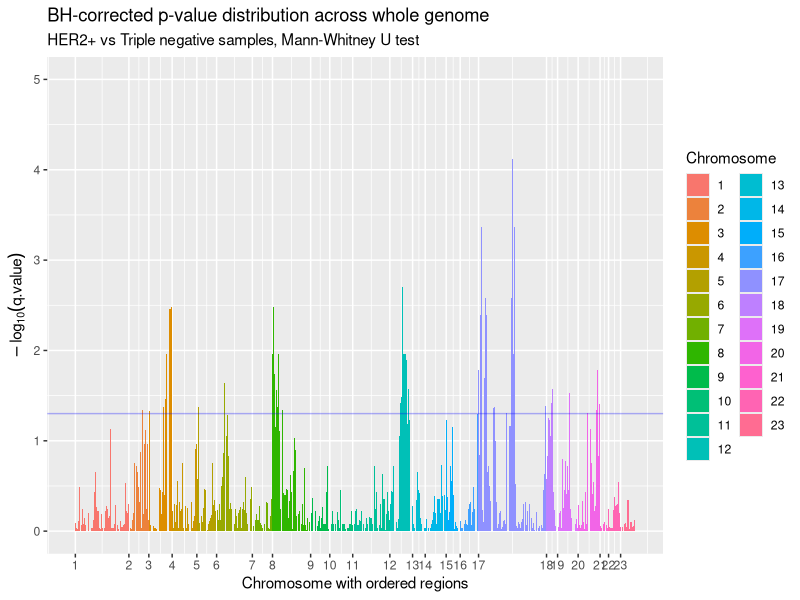
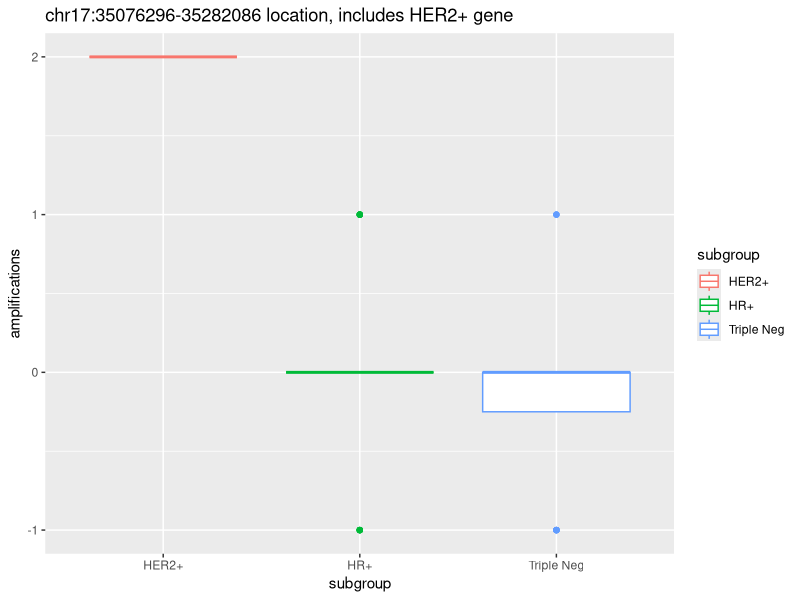
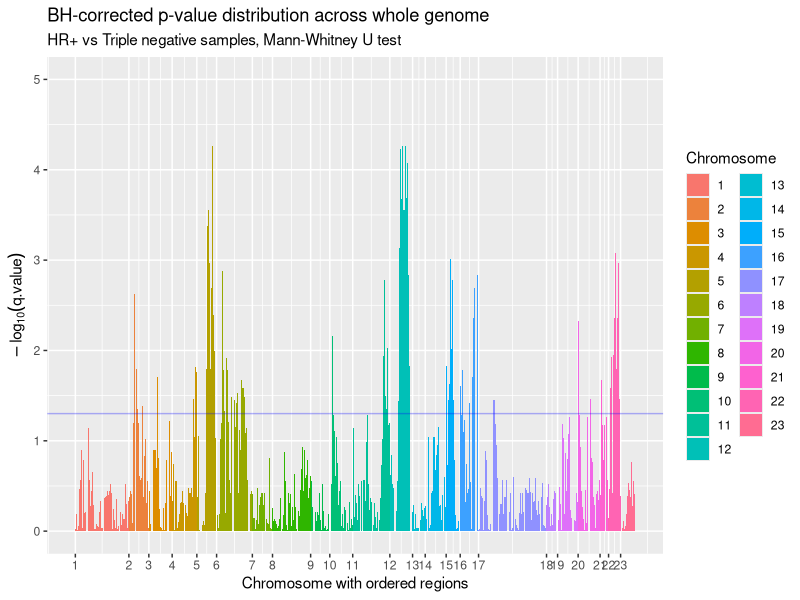
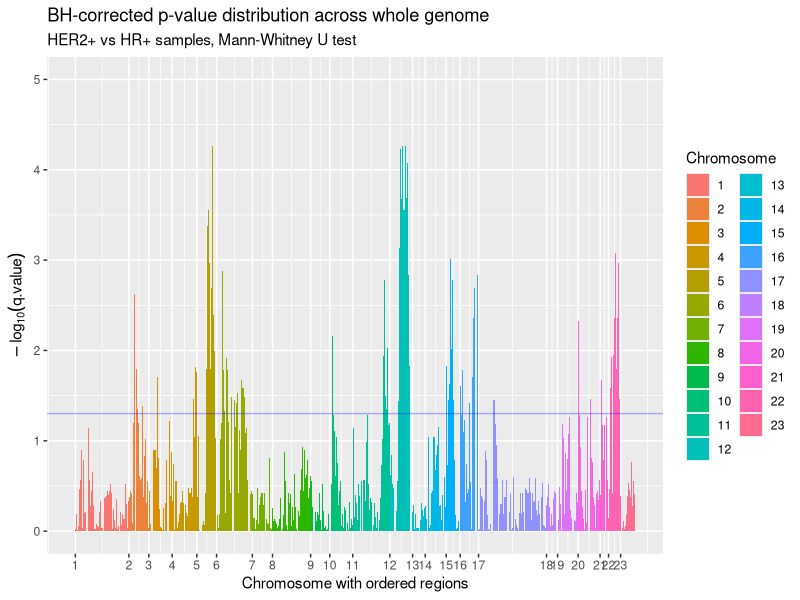
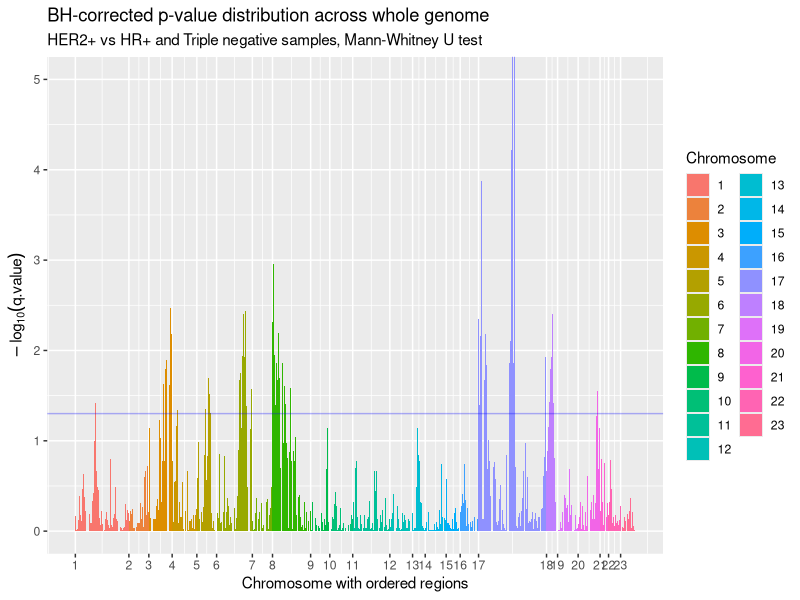
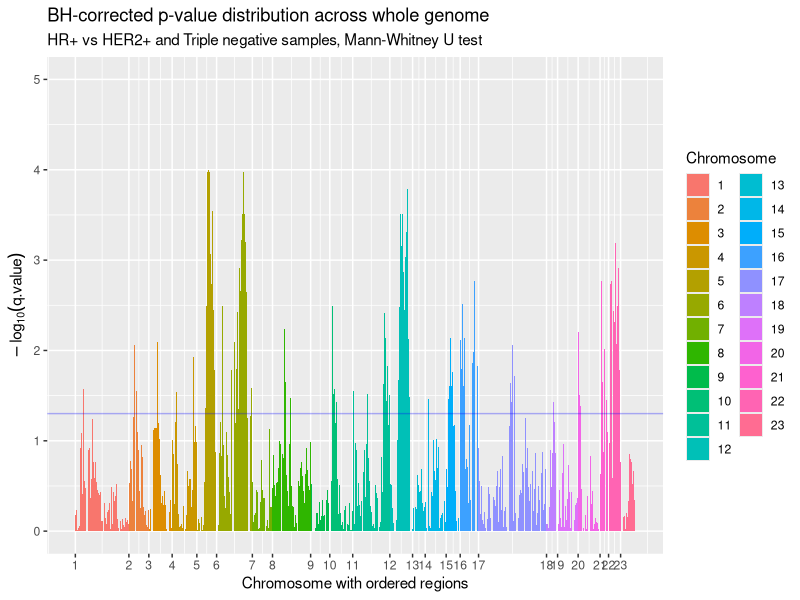
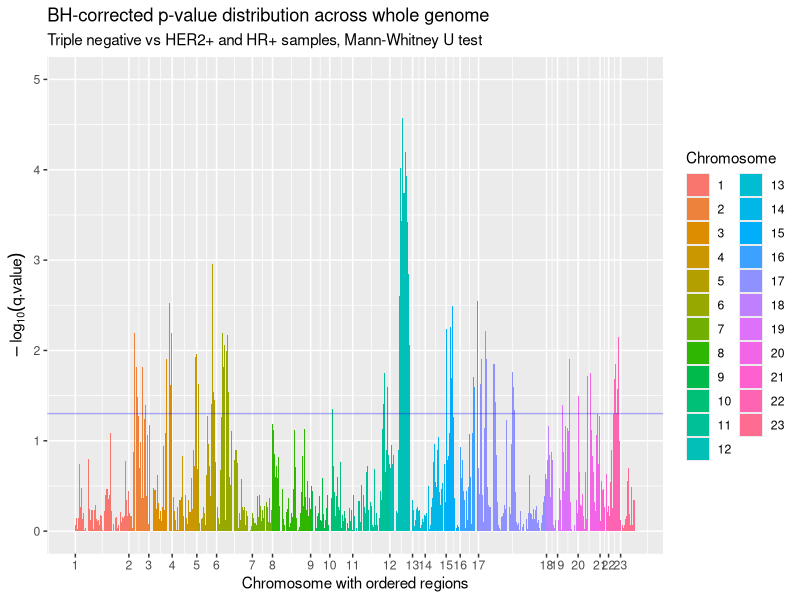

Recreate these plots in R, in order.
## ---- chunk 1
knitr::opts_chunk$set(echo = FALSE)
## ---- chunk 2
library(tidyverse)
library(knitr)
## ---- chunk 3
data<-read_tsv('../data/Train_call.txt')
labels<-read_tsv('../data/Train_clinical.txt')%>%
  rename(sample=Sample,subgroup=Subgroup)
## ---- chunk 4
data%>%head()%>%select(1:10)%>%kable()
## ---- chunk 5
labels%>%head()%>%kable()
## ---- chunk 6
HER2_samples <- labels%>%
  filter(subgroup=='HER2+')%>%
  pull(sample)

HR_samples <- labels%>%
  filter(subgroup=='HR+')%>%
  pull(sample)

triple_neg_samples <- labels%>%
  filter(subgroup=='Triple Neg')%>%
  pull(sample)

HER2_data = data%>%select(one_of(HER2_samples))
HR_data = data%>%select(one_of(HR_samples))
triple_neg_data = data%>%select(one_of(triple_neg_samples))

id_to_chr_map = data%>%
  arrange(Chromosome,Start)%>%
  mutate(no=row_number())%>%
  distinct(Chromosome,.keep_all = TRUE)%>%
  select(Chromosome,no)
## ---- chunk 7
HER2_data%>%head()%>%select(1:10)%>%kable()
## ---- chunk 8
HR_data%>%head()%>%select(1:10)%>%kable()
## ---- chunk 9
triple_neg_data %>%head() %>%select(1:10)%>%kable()
## ---- chunk 10
test_results_her2_vs_tneg<-
  HER2_data%>%
  cbind(triple_neg_data)%>%
  rowwise()%>%
  summarise(test=list(wilcox.test(c_across(one_of(HER2_samples)),
                             c_across(one_of(triple_neg_samples)))))%>%
  mutate(chr = data$Chromosome, start = data$Start, end = data$End)%>%
  mutate(p.value = map_dbl(test,~.x$p.value))%>%
  mutate(q.value=p.adjust(p.value,method = 'BH'))
## ---- chunk 11
test_results_her2_vs_tneg%>%
  arrange(chr,start)%>%
  mutate(no = row_number())%>%
  ggplot(aes(x=no,y=-log(q.value),fill=as.factor(chr)))+
  geom_col()+
  geom_hline(yintercept = -log10(0.05),color='blue',alpha=0.3)+
  labs(title = 'BH-corrected p-value distribution across whole genome',
       subtitle = 'HER2+ vs Triple negative samples, Mann-Whitney U test',
       fill = 'Chromosome',
       x='Chromosome with ordered regions',
       y=expression(-log[10](q.value)))+
  coord_cartesian(ylim=c(0,5))+ 
  scale_x_continuous(breaks=id_to_chr_map$no,labels=id_to_chr_map$Chromosome)
## ---- chunk 12
HER2_significant_loc<-data%>%
  filter(Chromosome==17,Start==35076296)%>%
  t()%>%
  as.data.frame()%>%
  rename(amplifications=V1)%>%
  rownames_to_column('sample')%>%
  filter(str_detect(sample,'Array'))%>%
  full_join(labels,by='sample')

HER2_significant_loc%>%
  ggplot(aes(x=subgroup,y=amplifications,color=subgroup))+
  geom_boxplot()+
  labs(title = 'chr17:35076296-35282086 location, includes HER2+ gene')
## ---- chunk 13
test_results_hr_vs_tneg<-
  HR_data%>%
  cbind(triple_neg_data)%>%
  rowwise()%>%
  summarise(test=list(wilcox.test(c_across(one_of(HR_samples)),
                                  c_across(one_of(triple_neg_samples)))))%>%
  mutate(chr = data$Chromosome, start = data$Start, end = data$End)%>%
  mutate(p.value = map_dbl(test,~.x$p.value))%>%
  mutate(q.value=p.adjust(p.value,method = 'BH'))

test_results_hr_vs_tneg%>%
  arrange(chr,start)%>%
  mutate(no = row_number())%>%
  ggplot(aes(x=no,y=-log(q.value),fill=as.factor(chr)))+
  geom_col()+
  geom_hline(yintercept = -log10(0.05),color='blue',alpha=0.3)+
  labs(title = 'BH-corrected p-value distribution across whole genome',
       subtitle = 'HR+ vs Triple negative samples, Mann-Whitney U test',
       fill = 'Chromosome',
       x='Chromosome with ordered regions',
       y=expression(-log[10](q.value)))+
  coord_cartesian(ylim=c(0,5))+ 
  scale_x_continuous(breaks=id_to_chr_map$no,labels=id_to_chr_map$Chromosome)

## ---- chunk 14
test_results_her2_vs_hr<-
  HR_data%>%
  cbind(HER2_data)%>%
  rowwise()%>%
  summarise(test=list(wilcox.test(c_across(one_of(HER2_samples)),
                                  c_across(one_of(HR_samples)))))%>%
  mutate(chr = data$Chromosome, start = data$Start, end = data$End)%>%
  mutate(p.value = map_dbl(test,~.x$p.value))%>%
  mutate(q.value=p.adjust(p.value,method = 'BH'))

test_results_hr_vs_tneg%>%
  arrange(chr,start)%>%
  mutate(no = row_number())%>%
  ggplot(aes(x=no,y=-log(q.value),fill=as.factor(chr)))+
  geom_col()+
  geom_hline(yintercept = -log10(0.05),color='blue',alpha=0.3)+
  labs(title = 'BH-corrected p-value distribution across whole genome',
       subtitle = 'HER2+ vs HR+ samples, Mann-Whitney U test',
       fill = 'Chromosome',
       x='Chromosome with ordered regions',
       y=expression(-log[10](q.value)))+
  coord_cartesian(ylim=c(0,5))+ 
  scale_x_continuous(breaks=id_to_chr_map$no,labels=id_to_chr_map$Chromosome)
## ---- chunk 15
test_results_her2_vs_else<-
  data%>%
  select(-1:-4)%>%
  rowwise()%>%
  summarise(test=list(wilcox.test(c_across(one_of(HER2_samples)),
                                  c_across(one_of(c(HR_samples,triple_neg_samples))))))%>%
  mutate(chr = data$Chromosome, start = data$Start, end = data$End)%>%
  mutate(p.value = map_dbl(test,~.x$p.value))%>%
  mutate(q.value=p.adjust(p.value,method = 'BH'))

test_results_her2_vs_else%>%
  arrange(chr,start)%>%
  mutate(no = row_number())%>%
  ggplot(aes(x=no,y=-log(q.value),fill=as.factor(chr)))+
  geom_col()+
  geom_hline(yintercept = -log10(0.05),color='blue',alpha=0.3)+
  labs(title = 'BH-corrected p-value distribution across whole genome',
       subtitle = 'HER2+ vs HR+ and Triple negative samples, Mann-Whitney U test',
       fill = 'Chromosome',
       x='Chromosome with ordered regions',
       y=expression(-log[10](q.value)))+
  coord_cartesian(ylim=c(0,5))+ 
  scale_x_continuous(breaks=id_to_chr_map$no,labels=id_to_chr_map$Chromosome)
## ---- chunk 16
test_results_hr_vs_else<-
  data%>%
  select(-1:-4)%>%
  rowwise()%>%
  summarise(test=list(wilcox.test(c_across(one_of(HR_samples)),
                                  c_across(one_of(c(HER2_samples,triple_neg_samples))))))%>%
  mutate(chr = data$Chromosome, start = data$Start, end = data$End)%>%
  mutate(p.value = map_dbl(test,~.x$p.value))%>%
  mutate(q.value=p.adjust(p.value,method = 'BH'))

test_results_hr_vs_else%>%
  arrange(chr,start)%>%
  mutate(no = row_number())%>%
  ggplot(aes(x=no,y=-log(q.value),fill=as.factor(chr)))+
  geom_col()+
  geom_hline(yintercept = -log10(0.05),color='blue',alpha=0.3)+
  labs(title = 'BH-corrected p-value distribution across whole genome',
       subtitle = 'HR+ vs HER2+ and Triple negative samples, Mann-Whitney U test',
       fill = 'Chromosome',
       x='Chromosome with ordered regions',
       y=expression(-log[10](q.value)))+
  coord_cartesian(ylim=c(0,5))+ 
  scale_x_continuous(breaks=id_to_chr_map$no,labels=id_to_chr_map$Chromosome)
## ---- chunk 17
test_results_triple_neg_vs_else<-
  data%>%
  select(-1:-4)%>%
  rowwise()%>%
  summarise(test=list(wilcox.test(c_across(one_of(triple_neg_samples)),
                                  c_across(one_of(c(HER2_samples,HR_samples))))))%>%
  mutate(chr = data$Chromosome, start = data$Start, end = data$End)%>%
  mutate(p.value = map_dbl(test,~.x$p.value))%>%
  mutate(q.value=p.adjust(p.value,method = 'BH'))

test_results_triple_neg_vs_else%>%
  arrange(chr,start)%>%
  mutate(no = row_number())%>%
  ggplot(aes(x=no,y=-log(q.value),fill=as.factor(chr)))+
  geom_col()+
  geom_hline(yintercept = -log10(0.05),color='blue',alpha=0.3)+
  labs(title = 'BH-corrected p-value distribution across whole genome',
       subtitle = 'Triple negative vs HER2+ and HR+ samples, Mann-Whitney U test',
       fill = 'Chromosome',
       x='Chromosome with ordered regions',
       y=expression(-log[10](q.value)))+
  coord_cartesian(ylim=c(0,5))+ 
  scale_x_continuous(breaks=id_to_chr_map$no,labels=id_to_chr_map$Chromosome)
